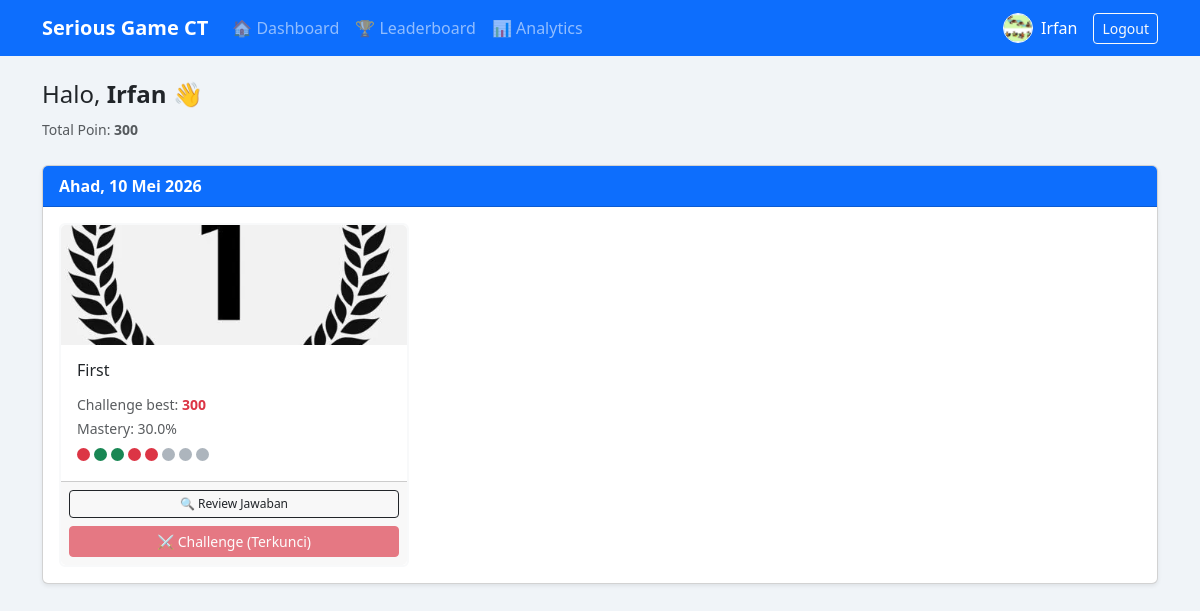
Screenshot of /siswa/dashboard (signed in) with the database file from the repository.
### app/models.py (models this page shows)
class User(db.Model, UserMixin):
    __tablename__ = 'users'
    id           = db.Column(db.Integer, primary_key=True)
    username     = db.Column(db.String(80), unique=True, nullable=False)
    password     = db.Column(db.String(200), nullable=False)
    role         = db.Column(db.Enum(RoleEnum), nullable=False, default=RoleEnum.siswa)
    total_points = db.Column(db.Integer, default=0)
    full_name       = db.Column(db.String(100), nullable=True)
    kelas           = db.Column(db.String(20), nullable=True)
    profile_picture = db.Column(db.String(255), nullable=True)

class Modul(db.Model):
    __tablename__ = 'moduls'
    id          = db.Column(db.Integer, primary_key=True)
    title       = db.Column(db.String(100), nullable=False)
    order_index = db.Column(db.Integer, nullable=False, default=0)
    is_active   = db.Column(db.Boolean, default=True)
    stages      = db.relationship('Stage', backref='modul', lazy=True,
                                  order_by='Stage.order_index')

class Stage(db.Model):
    __tablename__ = 'stages'
    id            = db.Column(db.Integer, primary_key=True)
    modul_id      = db.Column(db.Integer, db.ForeignKey('moduls.id'), nullable=False)
    title         = db.Column(db.String(100), nullable=False)
    audio_bg_url  = db.Column(db.String(255), nullable=True)
    image_url     = db.Column(db.String(255), nullable=True)
    kelas         = db.Column(db.String(10), nullable=True)
    difficulty    = db.Column(db.String(10), nullable=True)
    order_index   = db.Column(db.Integer, nullable=False, default=0)
    is_active     = db.Column(db.Boolean, default=True)
    mode          = db.Column(db.String(10), nullable=False, default=MODE_PRACTICE)  # 'practice'|'challenge'
    abstraction         = db.Column(db.Boolean, default=False)
    data_collection     = db.Column(db.Boolean, default=False)
    data_representation = db.Column(db.Boolean, default=False)
    data_interpretation = db.Column(db.Boolean, default=False)
    specification       = db.Column(db.Boolean, default=False)
    algorithms          = db.Column(db.Boolean, default=False)
    implementation      = db.Column(db.Boolean, default=False)
    digital_systems     = db.Column(db.Boolean, default=False)
    interactions        = db.Column(db.Boolean, default=False)
    impact              = db.Column(db.Boolean, default=False)
    decomposition        = db.Column(db.Boolean, default=False)
    abstraction_ct       = db.Column(db.Boolean, default=False)
    modelling_simulation = db.Column(db.Boolean, default=False)
    algorithms_ct        = db.Column(db.Boolean, default=False)
    evaluation           = db.Column(db.Boolean, default=False)
    questions = db.relationship('Question', backref='stage', lazy=True,
                                cascade='all, delete-orphan')

class StageCompletion(db.Model):
    __tablename__ = 'stage_completions'
    id                  = db.Column(db.String(36), primary_key=True, default=_uuid)
    session_id          = db.Column(db.String(36), db.ForeignKey('game_sessions.id'), nullable=False)
    user_id             = db.Column(db.Integer, db.ForeignKey('users.id'), nullable=False)
    stage_id            = db.Column(db.Integer, db.ForeignKey('stages.id'), nullable=False)
    modul_id            = db.Column(db.Integer, db.ForeignKey('moduls.id'), nullable=False)
    mode                = db.Column(db.String(10), nullable=False)
    attempt_number      = db.Column(db.Integer, nullable=False)
    total_answered      = db.Column(db.Integer, nullable=False, default=0)
    correct_easy        = db.Column(db.Integer, nullable=False, default=0)
    correct_medium      = db.Column(db.Integer, nullable=False, default=0)
    correct_hard        = db.Column(db.Integer, nullable=False, default=0)
    wrong_count         = db.Column(db.Integer, nullable=False, default=0)
    accuracy            = db.Column(db.Float, nullable=False, default=0.0)
    mastery_percentage  = db.Column(db.Float, nullable=False, default=0.0)
    final_level_reached = db.Column(db.String(10), nullable=True)
    is_cleared          = db.Column(db.Boolean, nullable=False, default=False)
    nyawa_remaining     = db.Column(db.Integer, nullable=False, default=0)
    total_time_seconds  = db.Column(db.Float, nullable=False, default=0.0)
    score               = db.Column(db.Integer, nullable=False, default=0)
    progression_path    = db.Column(db.Text, default='[]')
    completed_at        = db.Column(db.DateTime, nullable=False, server_default=db.func.now())
    __table_args__ = (db.Index('ix_completion_user_stage_mode', 'user_id', 'stage_id', 'mode'),)
    user  = db.relationship('User',  foreign_keys=[user_id],  lazy=True)
    stage = db.relationship('Stage', foreign_keys=[stage_id], lazy=True)

class AttemptLog(db.Model):
    __tablename__ = 'attempt_logs'
    id                   = db.Column(db.String(36), primary_key=True, default=_uuid)
    session_id           = db.Column(db.String(36), db.ForeignKey('game_sessions.id'), nullable=False)
    user_id              = db.Column(db.Integer, db.ForeignKey('users.id'), nullable=False)
    stage_id             = db.Column(db.Integer, db.ForeignKey('stages.id'), nullable=False)
    modul_id             = db.Column(db.Integer, db.ForeignKey('moduls.id'), nullable=False)
    question_id          = db.Column(db.Integer, db.ForeignKey('questions.id'), nullable=False)
    mode                 = db.Column(db.String(10), nullable=False)   # 'practice'|'challenge'
    attempt_number       = db.Column(db.Integer, nullable=False)
    level_at_attempt     = db.Column(db.String(10), nullable=False)
    difficulty_tier      = db.Column(db.String(10), nullable=False)
    answer_submitted     = db.Column(db.Text, nullable=False)
    wrong_option_selected= db.Column(db.Text, nullable=True)  # teks opsi salah yg dipilih
    is_correct           = db.Column(db.Boolean, nullable=False)
    time_spent_seconds   = db.Column(db.Float, nullable=True)
    timestamp            = db.Column(db.DateTime, nullable=False, server_default=db.func.now())
    question = db.relationship('Question', foreign_keys=[question_id], lazy=True)

### app/routes/siswa.py (the view)
@siswa_bp.route('/dashboard')
@login_required
@role_required('siswa')
def dashboard():
    moduls = Modul.query.filter_by(is_active=True).order_by(Modul.order_index).all()
    challenge_best = {}
    for c in StageCompletion.query.filter_by(user_id=current_user.id, mode=MODE_CHALLENGE).all():
        if c.stage_id not in challenge_best or c.score > challenge_best[c.stage_id].score:
            challenge_best[c.stage_id] = c
    active_challenge = {
        s.stage_id: s for s in
        GameSession.query.filter_by(user_id=current_user.id, mode=MODE_CHALLENGE, is_active=True).all()
    }
    unlocks = {
        u.stage_id for u in
        ChallengeUnlock.query.filter_by(user_id=current_user.id, used=False).all()
    }
    stage_paths = {}
    last_session_ids = {}
    all_sessions = GameSession.query.filter_by(user_id=current_user.id)\
                                    .order_by(GameSession.attempt_number.desc()).all()
    seen_stages = set()
    for sess in all_sessions:
        if sess.stage_id not in seen_stages:
            seen_stages.add(sess.stage_id)
            last_session_ids[sess.stage_id] = sess.id
            logs = AttemptLog.query.filter_by(session_id=sess.id)\
                                   .order_by(AttemptLog.timestamp).all()
            stage_paths[sess.stage_id] = [
                {'is_correct': l.is_correct, 'level': l.level_at_attempt}
                for l in logs
            ]
    return render_template('siswa/dashboard.html',
                           moduls=moduls,
                           challenge_best=challenge_best,
                           active_challenge=active_challenge,
                           unlocks=unlocks,
                           stage_paths=stage_paths,
                           last_session_ids=last_session_ids)

### app/models.py (called while the page is built)
@login_manager.user_loader
def load_user(user_id):
    return User.query.get(int(user_id))

### app/utils.py (called while the page is built)
def role_required(*roles):
    def decorator(f):
        @wraps(f)
        def decorated_function(*args, **kwargs):
            if not current_user.is_authenticated:
                if request.is_json:
                    return jsonify({'error': 'Unauthorized'}), 401
                abort(401)
            if current_user.role.value not in roles:
                if request.is_json:
                    return jsonify({'error': 'Forbidden'}), 403
                abort(403)
            return f(*args, **kwargs)
        return decorated_function
    return decorator

### templates/siswa/dashboard.html (shortened to what this page needs)
{% extends 'base.html' %}
{% block content %}
<div class="d-flex justify-content-between align-items-center mb-4">
  <div>
    <h4>Halo, <strong>{{ current_user.full_name or current_user.username }}</strong> 👋</h4>
    <small class="text-muted">Total Poin: <strong>{{ current_user.total_points }}</strong></small>
  </div>
</div>
{% for modul in moduls %}
<div class="card mb-4 shadow-sm">
  <div class="card-header bg-primary text-white">
    <strong>{{ modul.title }}</strong>
  </div>
  <div class="card-body">
    {% set active_stages = modul.stages | selectattr('is_active') | list %}
    {% if not active_stages %}
    <p class="text-muted mb-0">Belum ada stage aktif.</p>
    {% else %}
    <div class="row g-3">
    {% for stage in active_stages %}
      {% set comp = challenge_best.get(stage.id) %}
      <div class="col-md-4 col-sm-6">
        <div class="card h-100 border-2 {{ 'border-success' if comp and comp.is_cleared else 'border-light' }}">
          {% if stage.image_url %}
          <img src="{{ stage.image_url | media_url }}"
               class="card-img-top" style="height:120px;object-fit:cover">
          {% else %}
          <div class="bg-light d-flex align-items-center justify-content-center"
               style="height:120px;font-size:2.5rem">🎮</div>
          {% endif %}
          <div class="card-body p-3">
            <h6 class="card-title mb-1">{{ stage.title }}</h6>
            {% if comp %}
            <div class="mb-1">
              <small class="text-muted">Challenge best: <strong class="text-danger">{{ comp.score }}</strong></small><br>
              <small class="text-muted">Mastery: {{ comp.mastery_percentage }}%</small>
            </div>
            {% endif %}
            {% set path = stage_paths.get(stage.id, []) %}
            {% set total_q = stage.questions | selectattr('is_active') | list | length %}
            {% if total_q > 0 %}
            <div class="d-flex flex-wrap gap-1 mt-2 mb-1">
              {% for i in range(total_q) %}
                {% if i < path|length %}
                  {% set item = path[i] %}
                  <span style="width:13px;height:13px;border-radius:50%;display:inline-block;cursor:help;
                    background:{{ '#198754' if item.is_correct else '#dc3545' }};"
                    title="Soal #{{ i+1 }}: {{ 'Benar' if item.is_correct else 'Salah' }} ({{ item.level }})"></span>
                {% else %}
                  <span style="width:13px;height:13px;border-radius:50%;display:inline-block;
                    background:#adb5bd;" title="Belum dikerjakan"></span>
                {% endif %}
              {% endfor %}
            </div>
            {% endif %}
          </div>
          <div class="card-footer p-2 d-flex gap-1 flex-wrap">
            {% set last_sess_id = last_session_ids.get(stage.id) %}
            {% if last_sess_id %}
              <a href="{{ url_for('siswa.stage_result', session_id=last_sess_id) }}"
                 class="btn btn-sm btn-outline-dark flex-grow-1" style="font-size: 0.75rem;">
                🔍 Review Jawaban
              </a>
            {% endif %}
            <form method="POST" action="{{ url_for('siswa.stage_start', stage_id=stage.id) }}" class="w-100 mt-1">
              {% set has_active = active_challenge.get(stage.id) %}
              {% set has_unlock = stage.id in unlocks %}
              {% set is_challenge = stage.mode == 'challenge' %}
              {% set already_done = comp and is_challenge and not has_active and not has_unlock %}
              <button class="btn btn-sm w-100 {{ 'btn-danger' if is_challenge else 'btn-info text-dark' }}"
                      {{ 'disabled' if already_done else '' }}
                      title="{{ 'Sudah digunakan. Minta guru untuk unlock.' if already_done else '' }}">
                {{ '⚔️ Challenge' if is_challenge else '🎯 Practice' }}
                {{ '(Terkunci)' if already_done else '' }}
              </button>
            </form>
          </div>
        </div>
      </div>
    {% endfor %}
    </div>
    {% endif %}
  </div>
</div>
{% endfor %}
{% endblock %}

### templates/base.html (shortened to what this page needs)
<!DOCTYPE html>
<html lang="id">
<head>
    <link href="https://cdn.jsdelivr.net/npm/bootstrap@5.3.0/dist/css/bootstrap.min.css" rel="stylesheet">
</head>
<body>
    {% if current_user.is_authenticated %}
    <nav class="navbar navbar-expand-lg navbar-dark bg-primary">
        <div class="container">
            <a class="navbar-brand" href="#">Serious Game CT</a>
            <div class="collapse navbar-collapse" id="navbarNav">
                <ul class="navbar-nav me-auto">
                    {% if current_user.role.value in ['siswa'] %}
                    <li class="nav-item">
                        <a class="nav-link" href="{{ url_for('siswa.dashboard') }}">🏠 Dashboard</a>
                    </li>
                    <li class="nav-item">
                        <a class="nav-link" href="{{ url_for('siswa.leaderboards') }}">🏆 Leaderboard</a>
                    </li>
                    <li class="nav-item">
                        <a class="nav-link" href="{{ url_for('siswa.analytics') }}">📊 Analytics</a>
                    </li>
                    {% endif %}
                </ul>
                <div class="d-flex align-items-center">
                    <a href="{{ url_for('auth.profile') }}" class="text-white text-decoration-none me-3 d-flex align-items-center">
                        {% if current_user.profile_picture %}
                            <img src="{{ current_user.profile_picture | media_url }}" class="rounded-circle me-2" style="width: 30px; height: 30px; object-fit: cover; border: 1px solid white;">
                        {% else %}
                            <div class="rounded-circle bg-light d-inline-flex align-items-center justify-content-center me-2" style="width: 30px; height: 30px; font-size: 14px;">
                                👤
                            </div>
                        {% endif %}
                        <span>{{ current_user.full_name or current_user.username }}</span>
                    </a>
                    <a href="{{ url_for('auth.logout') }}" class="btn btn-outline-light btn-sm">Logout</a>
                </div>
            </div>
        </div>
    </nav>
    {% endif %}
    <div class="container mt-4">
        {% block content %}{% endblock %}
    </div>
</body>
</html>

### templates/base.html (style rules this page uses)
body { background-color: #f0f4f8; }
.navbar-brand { font-weight: bold; }

### rows the page displays
User: profile_picture|media_url (picture), full_name "Irfan", total_points "300"
Modul: title "Ahad, 10 Mei 2026"
Stage: image_url|media_url (picture), title "First", {{ i+1 }} 1 (drawn), value "⚔️ Challenge", value "(Terkunci)"
StageCompletion: score "300", mastery_percentage "30.0"
